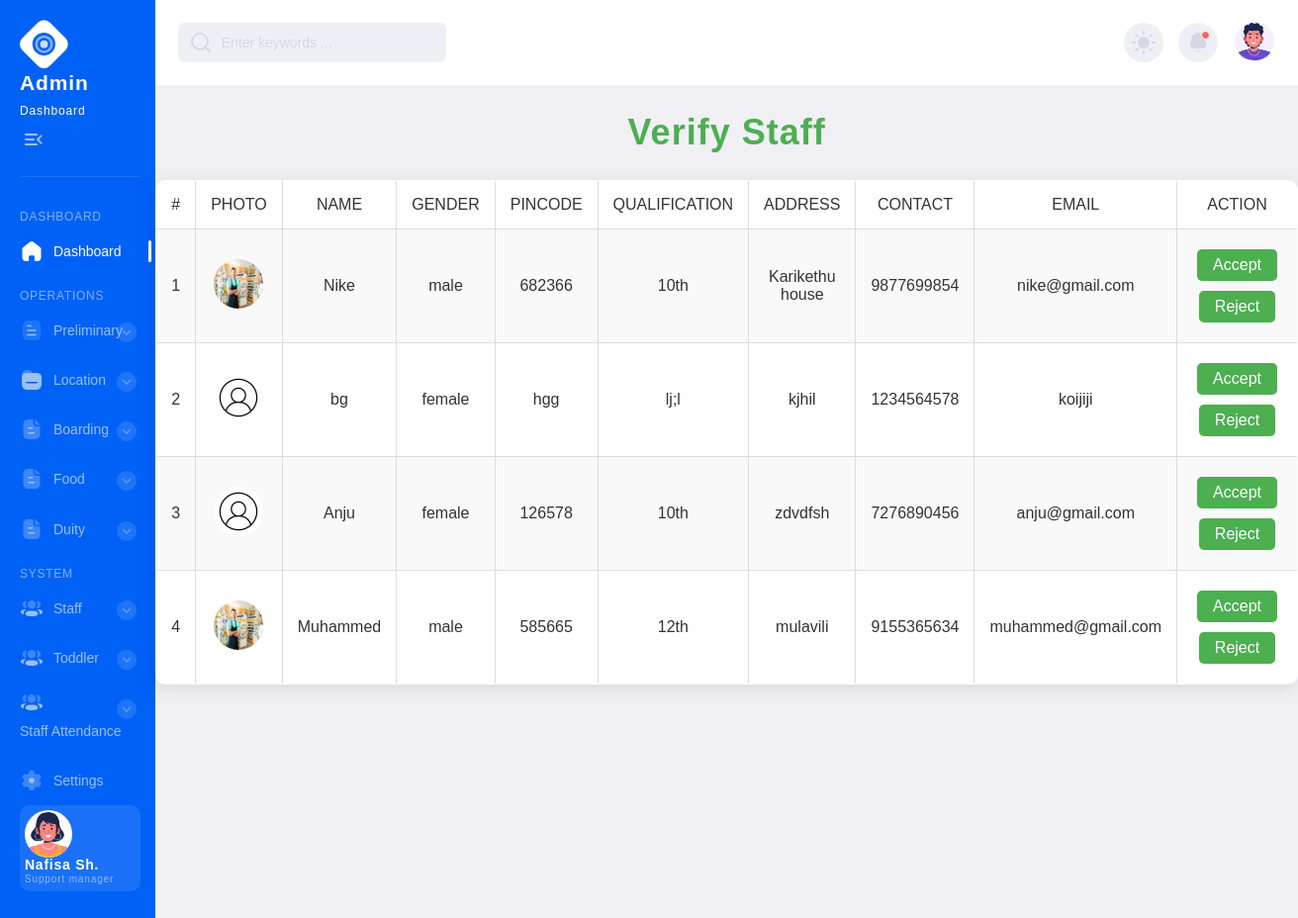
Screenshot of /Project/Admin/Verification.php with the database file from the repository.
### tables this page shows
CREATE TABLE `tbl_staff` (
  `staff_id` int(11) NOT NULL,
  `staff_location` varchar(40) NOT NULL,
  `staff_name` varchar(50) NOT NULL,
  `staff_age` varchar(50) NOT NULL,
  `staff_gender` varchar(50) NOT NULL,
  `staff_pincode` varchar(50) NOT NULL,
  `staff_qualification` varchar(80) NOT NULL,
  `staff_dob` varchar(50) NOT NULL,
  `staff_doj` varchar(50) NOT NULL,
  `staff_address` varchar(80) NOT NULL,
  `staff_password` varchar(50) NOT NULL,
  `staff_contact` varchar(50) NOT NULL,
  `staff_photo` varchar(50) NOT NULL,
  `staff_email` varchar(50) NOT NULL,
  `staff_status` int(11) NOT NULL DEFAULT 0,
  `place_id` varchar(11) NOT NULL
);

### Project/Admin/Verification.php (the view, shortened to what this page needs)
<?php include("Head.php") ?>
<?php  include("../Assets/Connection/Connection.php");
?>
<!DOCTYPE html PUBLIC "-//W3C//DTD XHTML 1.0 Transitional//EN" "http://www.w3.org/TR/xhtml1/DTD/xhtml1-transitional.dtd">
<html xmlns="http://www.w3.org/1999/xhtml">
<head>
</head>
<body>
<form id="form1" name="form1" method="post" action="">
<h1 align="center">Verify Staff</h1>
  <table  border="1">
    <tr>
      <td>#</td>
      <td>PHOTO</td>
      <td>NAME</td>
      <td>GENDER</td>
      <td>PINCODE</td>
      <td>QUALIFICATION</td>
      <td>ADDRESS</td>
      <td>CONTACT</td>
      <td>EMAIL</td>
       <td>ACTION</td>
    </tr>
 <?php
  $i=0;
 $sel ="select * from  tbl_staff st inner join  tbl_place p on st.place_id = p.place_id inner join tbl_district d on d.district_id = p.district_id where
 staff_status='0'" ;
   $result =$con -> query($sel);
   while($data =$result-> fetch_assoc())
   {
	   $i++;
?>
    <tr>
      <td><?php echo $i ?></td>
       <td><img src="../Assets/File/Staff//<?php echo $data["staff_photo"]?>"height="50" width="50"/></td>
      <td><?php echo $data["staff_name"]?></td>
      <td><?php echo $data["staff_gender"] ?></td>
      <td><?php echo $data["staff_pincode"] ?></td>
      <td><?php echo $data["staff_qualification"] ?></td>
      <td><?php echo $data["staff_address"] ?></td>
      <td><?php echo $data["staff_contact"] ?></td>
      <td><?php echo $data["staff_email"] ?></td>
      <td>
       <a href="Verification.php?aid= <?php echo $data['staff_id']?>" class="a">Accept</a>
       <a href="Verification.php?rid= <?php echo $data['staff_id']?>" class="a">Reject</a>
      </td>
    </tr>
    <?php
	}
	?>
  </table>
</form>
</body>
</html>
<?php include("Foot.php") ?>

### Project/Admin/Head.php (shortened to what this page needs)
<!DOCTYPE html>
<html lang="en">
<head>
  <link rel="stylesheet" href="../Assets/Templates/Admin/Main/css/style.min.css">
</head>
<div class="page-flex">
  <aside class="sidebar">
    <div class="sidebar-start">
        <div class="sidebar-head">
            <a href="Dashboard.php" class="logo-wrapper" title="Home">
                <span class="icon logo" aria-hidden="true"></span>
                <div class="logo-text">
                    <span class="logo-title">Admin</span>
                    <span class="logo-subtitle">Dashboard</span>
                </div>
            </a>
            <button class="sidebar-toggle transparent-btn" title="Menu" type="button">
                <span class="icon menu-toggle" aria-hidden="true"></span>
            </button>
        </div>
        <div class="sidebar-body">
            <ul class="sidebar-body-menu">
            <span class="system-menu__title">Dashboard</span>
                <li>
                    <a class="active" href="Dashboard.php"><span class="icon home" aria-hidden="true"></span>Dashboard</a>
                </li>
                <span class="system-menu__title">Operations</span>
                <li>
                    <a class="show-cat-btn" href="##">
                        <span class="icon document" aria-hidden="true"></span>Preliminary
                        <span class="category__btn transparent-btn" title="Open list">
                            <span class="icon arrow-down" aria-hidden="true"></span>
                        </span>
                    </a>
                    <ul class="cat-sub-menu">
                        <li>
                        </li>
                    </ul>
                </li>
                <li>
                    <a class="show-cat-btn" href="##">
                        <span class="icon folder" aria-hidden="true"></span>Location
                        <span class="category__btn transparent-btn" title="Open list">
                            <span class="icon arrow-down" aria-hidden="true"></span>
                        </span>
                    </a>
                    <ul class="cat-sub-menu">
                        <li>
                        </li>
                    </ul>
                </li>
                <li>
                    <a class="show-cat-btn" href="##">
                        <span class="icon paper" aria-hidden="true"></span>Boarding
                        <span class="category__btn transparent-btn" title="Open list">
                            <span class="icon arrow-down" aria-hidden="true"></span>
                        </span>
                    </a>
                    <ul class="cat-sub-menu">
                        <li>
                        </li>
                        <li>
                        </li>
                    </ul>
                </li>
                <li>
                    <a class="show-cat-btn" href="##">
                        <span class="icon paper" aria-hidden="true"></span>Food
                        <span class="category__btn transparent-btn" title="Open list">
                            <span class="icon arrow-down" aria-hidden="true"></span>
                        </span>
                    </a>
                    <ul class="cat-sub-menu">
                        <li>
                        </li>
                        <li>
                        </li>
                    </ul>
                </li>
                <li>
                    <a class="show-cat-btn" href="##">
                        <span class="icon paper" aria-hidden="true"></span>Duity
                        <span class="category__btn transparent-btn" title="Open list">
                            <span class="icon arrow-down" aria-hidden="true"></span>
                        </span>
                    </a>
                    <ul class="cat-sub-menu">
                    <li>
                        </li>
                        <li>
                        </li>
                    </ul>
                </li>
            </ul>
            <span class="system-menu__title">system</span>
            <ul class="sidebar-body-menu">
                <li>
                    <a class="show-cat-btn" href="##">
                        <span class="icon user-3" aria-hidden="true"></span>Staff
                        <span class="category__btn transparent-btn" title="Open list">
                            <span class="icon arrow-down" aria-hidden="true"></span>
                        </span>
                    </a>
                    <ul class="cat-sub-menu">
                        <li>
                        </li>
                        <li>
                        </li>
                        <li>
                        </li>
                    </ul>
                </li>
                <li>
                    <a class="show-cat-btn" href="##">
                        <span class="icon user-3" aria-hidden="true"></span>Toddler
                        <span class="category__btn transparent-btn" title="Open list">
                            <span class="icon arrow-down" aria-hidden="true"></span>
                        </span>
                    </a>
                    <ul class="cat-sub-menu">
                        <li>
                        </li>
                    </ul>
                </li>
                <li>
                    <a class="show-cat-btn" href="##">
                        <span class="icon user-3" aria-hidden="true"></span>Staff Attendance
                        <span class="category__btn transparent-btn" title="Open list">
                            <span class="icon arrow-down" aria-hidden="true"></span>
                        </span>
                    </a>
                    <ul class="cat-sub-menu">
                        <li>
                        </li>
                    </ul>
                </li>
                <li>
                    <a href="##"><span class="icon setting" aria-hidden="true"></span>Settings</a>
                </li>
            </ul>
        </div>
    </div>
    <div class="sidebar-footer">
        <a href="##" class="sidebar-user">
            <span class="sidebar-user-img">
                <picture><source srcset="../Assets/Templates/Admin/Main/img/avatar/avatar-illustrated-01.webp" type="image/webp"><img src="../Assets/Templates/Admin/Main/img/avatar/avatar-illustrated-01.png" alt="User name"></picture>
            </span>
            <div class="sidebar-user-info">
                <span class="sidebar-user__title">Nafisa Sh.</span>
                <span class="sidebar-user__subtitle">Support manager</span>
            </div>
        </a>
    </div>
</aside>
  <div class="main-wrapper">
    <nav class="main-nav--bg">
  <div class="container main-nav">
    <div class="main-nav-start">
      <div class="search-wrapper">
        <i data-feather="search" aria-hidden="true"></i>
        <input type="text" placeholder="Enter keywords ..." required>
      </div>
    </div>
    <div class="main-nav-end">
      <button class="theme-switcher gray-circle-btn" type="button" title="Switch theme">
        <i class="sun-icon" data-feather="sun" aria-hidden="true"></i>
      </button>
      <div class="notification-wrapper">
        <button class="gray-circle-btn dropdown-btn" title="To messages" type="button">
          <span class="icon notification active" aria-hidden="true"></span>
        </button>
      </div>
      <div class="nav-user-wrapper">
        <button href="##" class="nav-user-btn dropdown-btn" title="My profile" type="button">
          <span class="nav-user-img">
            <picture><source srcset="../Assets/Templates/Admin/Main/img/avatar/avatar-illustrated-02.webp" type="image/webp"><img src="../Assets/Templates/Admin/Main/img/avatar/avatar-illustrated-02.png" alt="User name"></picture>
          </span>
        </button>
      </div>
    </div>
  </div>
</nav>

### Project/Admin/Foot.php (shortened to what this page needs)
</body>
</html>

### Project/Admin/Verification.php (style rules this page uses)
body { font-family: 'Arial', sans-serif; background-color: #f0f0f5; margin: 0; padding: 0; color: #333; }
h1 { text-align: center; color: #4CAF50; font-size: 36px; margin: 30px 0; font-weight: bold; }
table { width: 90%; margin: 20px auto; border-collapse: collapse; background-color: #fff; border-radius: 10px; overflow: hidden; box-shadow: 0 4px 20px rgba(0, 0, 0, 0.1); }
table, th, td { border: 1px solid #ddd; padding: 15px; text-align: center; }
td { font-size: 16px; }
tr:nth-child(even) { background-color: #f9f9f9; }
img { border-radius: 50%; }
.a { text-decoration: none; color: white; background-color: #4CAF50; padding: 8px 16px; border-radius: 5px; transition: background-color 0.3s, transform 0.3s; display: inline-block; margin: 5px; }

### rows the page displays
tbl_staff: staff_photo (picture), staff_name "Nike", staff_gender "male", staff_pincode "682366", staff_qualification "10th", staff_address "Karikethu house", staff_contact "9877699854", staff_email "nike@gmail.com"
tbl_staff: staff_photo (picture), staff_name "bg", staff_gender "female", staff_pincode "hgg", staff_qualification "lj;l", staff_address "kjhil", staff_contact "1234564578", staff_email "koijiji"
tbl_staff: staff_photo (picture), staff_name "Anju", staff_gender "female", staff_pincode "126578", staff_qualification "10th", staff_address "zdvdfsh", staff_contact "7276890456", staff_email "anju@gmail.com"
tbl_staff: staff_photo (picture), staff_name "Muhammed", staff_gender "male", staff_pincode "585665", staff_qualification "12th", staff_address "mulavili", staff_contact "9155365634", staff_email "muhammed@gmail.com"
